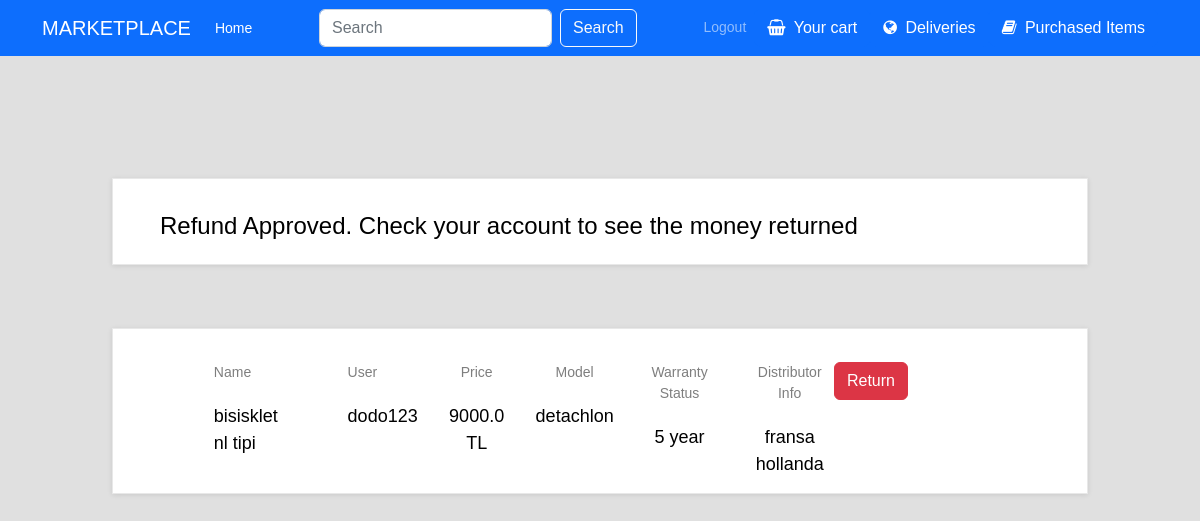
Page /purchased (signed in) on the earlier database version.
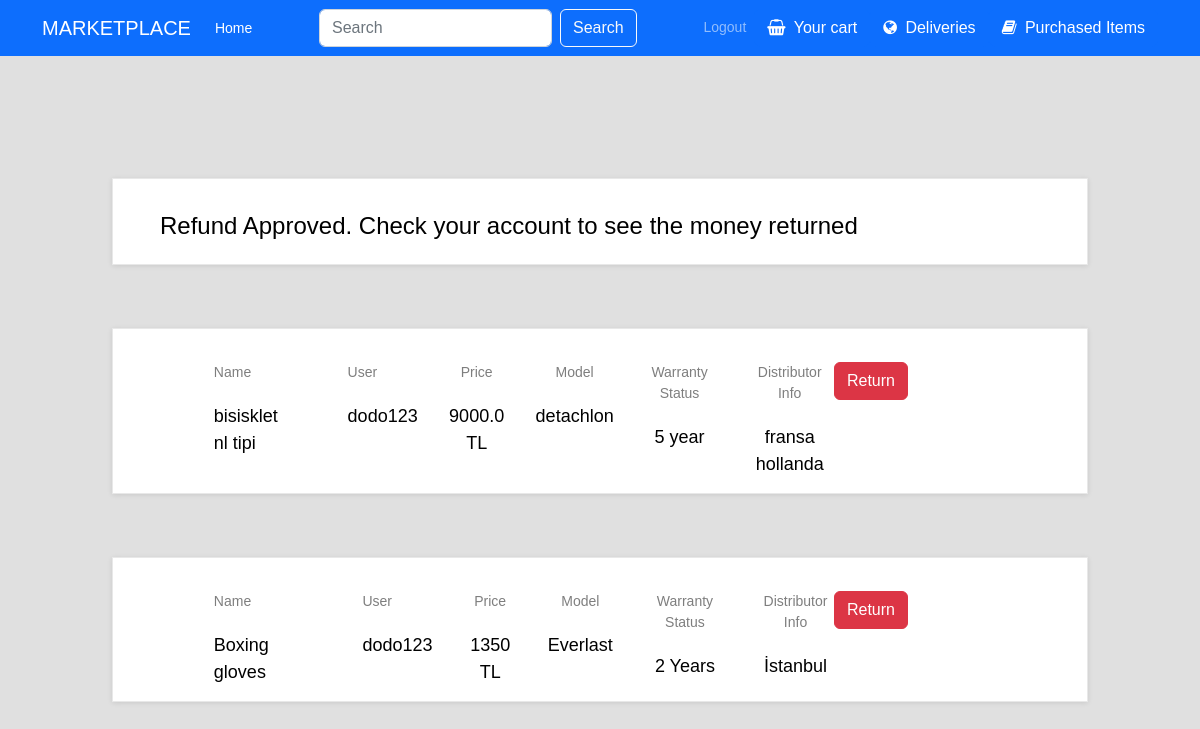
Same page on the later database version.
### Cart/models.py (models this page shows, shortened)
class PurchaseHistory(models.Model):
    ID = models.IntegerField(primary_key=True,unique=True,default=0)
    product = models.ForeignKey(InStockProduct,related_name="purchase_history",on_delete=models.CASCADE)
    user = models.ForeignKey(Users,related_name="purchase_history",on_delete=models.CASCADE)
    date_added = models.DateTimeField(auto_now_add=True)
    refund_requested = models.BooleanField(verbose_name='Refund Requested',default=False)
    refund_accepted = models.BooleanField(verbose_name='Refund Accepted',default=False)
    class Meta:
        verbose_name_plural = "Purchase Histories"

### Product/models.py (models this page shows, shortened)
class InStockProduct(models.Model):
    ID = models.AutoField(primary_key=True)
    category = models.ForeignKey(Category,related_name = "products",on_delete=models.CASCADE)
    image = models.ImageField(upload_to="product_images")
    name = models.CharField(max_length=100)
    model = models.CharField(max_length=100)
    number = models.IntegerField()
    description = models.TextField()
    quantity_in_stocks = models.IntegerField()
    price = models.FloatField(default=0)
    discount = models.IntegerField(validators=[MaxValueValidator(100)],default=0)
    newPrice=models.IntegerField(default=0)
    warranty_status = models.CharField(max_length=100)
    distributor_info = models.TextField()

class Users(AbstractBaseUser,PermissionsMixin):
    username_validator = UnicodeUsernameValidator()
    ID = models.AutoField(primary_key=True)
    email = models.EmailField(blank=True,default='')
    first_name = models.CharField(max_length=150,default='',blank=True)
    last_name = models.CharField(max_length=150,default='',blank=True)
    is_active = models.BooleanField(default=True,help_text=
            "Designates whether this user should be treated as active. "
            "Unselect this instead of deleting accounts."
    )
    is_superuser = models.BooleanField(default=False)
    is_staff = models.BooleanField(default=False,help_text="Designates whether the user can log into this admin site.")
    username = models.CharField(max_length=150,
        unique=True,
        help_text=(
            "Required. 150 characters or fewer. Letters, digits and @/./+/-/_ only."
        ),
        validators=[username_validator],
        error_messages={
            "unique": "A user with that username already exists.",
        }
    )
    tax_ID = models.IntegerField(default=0)
    home_address = models.TextField(blank=True,null=True)
    role = models.CharField(max_length=100,default='customer')
    date_joined = models.DateTimeField(default=timezone.now)
    last_login = models.DateTimeField(blank=True,null=True)
    objects = MyUserManager()
    REQUIRED_FIELDS = []
    USERNAME_FIELD = "username"
    def __str__(self):
        return self.username
    class Meta:
        verbose_name = 'User'
        verbose_name_plural = 'Users'

### Main/views.py (the view, shortened to what this page needs)
# urls.py: path("purchased",views.purchased,name="purchased_items")
def purchased(request):
    if request.method == "POST":
        command = request.POST.get("command")
        purchased_id = request.POST.get("product_id")
        if command == "return":
            purchased_product = get_object_or_404(PurchaseHistory,pk=purchased_id)
            refund = Refund.objects.create(ID = Refund.objects.count() + 1,product = purchased_product.product,
            user = purchased_product.user)
            refund.save()
            if purchased_product.product.discount !=0:
                refund = Refund.objects.create(ID = Refund.objects.count() + 1,product = purchased_product.product,
                user = purchased_product.user)
                refund.save()
                purchased_product.refund_requested = True
                purchased_product.save()
            purchased_product.refund_requested = True
            purchased_product.save()
            history = PurchaseHistory.objects.filter(user = request.user)
            return render(request,"purchased.html",{"products":history})
    else:
        if request.user.is_authenticated:
            purchased_history = PurchaseHistory.objects.filter(user = request.user)
            return render(request,"purchased.html",{"products":purchased_history})
        else:
            products = []
            return render(request,"purchased.html",{"products":products})

### Main/templates/purchased.html (shortened to what the changed rows need)
{% extends 'base.html' %}
{% load static %}
{% block link %}
<link rel="stylesheet" type="text/css" href="{% static 'cart.css' %}">
{% endblock %}
{% block content %}
<div class="cart_section">
    {% if request.user.is_authenticated %}
        {% if products|length == 0 %}
        <h5 class="alert-heading col-lg-10"> There are no purchases</h5>
        {% else %}
        <div class="container-fluid">
            <div class="row">
                <div class="col-lg-10 offset-lg-1">
                    <div class="cart_container">
                        <div class="cart_items">
                            <br>
                            {% for product in products %}
                            <ul class="cart_list">
                                <li class="cart_item clearfix">
                                    <div class="cart_item_info d-flex flex-md-row flex-column justify-content-between">
                                        {% if product.refund_requested and product.refund_accepted == False %}
                                        <h4>Refund Requested for this product.Waiting for the approval</h4>
                                        {% elif product.refund_requested and product.refund_accepted %}
                                        <h4>Refund Approved. Check your account to see the money returned</h4>
                                        {% else %}
                                        <div class="cart_item_name cart_info_col">
                                            <div class="cart_item_title">Name</div>
                                            <div class="cart_item_text">{{product.product.name}}</div>
                                        </div>
                                        <div class="cart_item_name cart_info_col">
                                            <div class="cart_item_title">User</div>
                                            <div class="cart_item_text">{{product.user}}</div>
                                        </div>
                                        {% if product.product.discount != 0 %}
                                        <div class="cart_item_price cart_info_col">
                                            <div class="cart_item_title">Price</div>
                                            <div class="cart_item_text">{{product.product.newPrice}} TL</div>
                                        </div>
                                        {% else%}
                                        <div class="cart_item_price cart_info_col">
                                            <div class="cart_item_title">Price</div>
                                            <div class="cart_item_text">{{product.product.price}} TL</div>
                                        </div>
                                        {% endif %}
                                        <div class="cart_item_total cart_info_col">
                                            <div class="cart_item_title">Model</div>
                                            <div class="cart_item_text">{{product.product.model}}</div>
                                        </div>
                                        <div class="cart_item_total cart_info_col">
                                            <div class="cart_item_title">Warranty Status</div>
                                            <div class="cart_item_text">{{product.product.warranty_status}}</div>
                                        </div>
                                        <div class="cart_item_total cart_info_col">
                                            <div class="cart_item_title">Distributor Info</div>
                                            <div class="cart_item_text">{{product.product.distributor_info}}</div>
                                        </div>
                                        <form method="post" class="justify-content-center"
                                            action="{% url 'purchased_items' %}">
                                            <button class="btn btn-danger" type="submit">Return</button>
                                        </form>
                                        {% endif %}
                                    </div>
                                </li>
                            </ul>
                            <br>
                            <br>
                            <br>
                            {% endfor %}
                        </div>
                    </div>
                </div>
            </div>
        </div>
        {% endif %}
    {% else %}
    <h5 class="alert-heading col-lg-10"> You are not logged in</h5>
    <h5 class="alert-heading col-lg-10">Please log in to see your purchases.</h5>
    {% endif %}
</div>
{% endblock %}

Differences in the rows shown:
added PurchaseHistory: product.name "Boxing gloves", user "dodo123", product.newPrice "1350", product.model "Everlast", product.warranty_status "2 Years", product.distributor_info "İstanbul"
